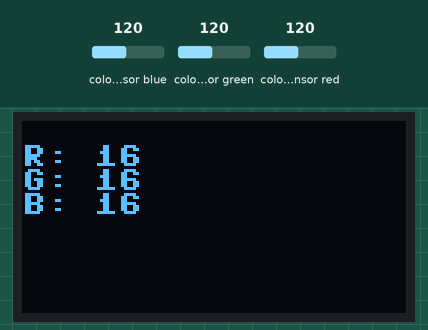
A program run on a simulated ESP32 board running MicroPython. Shown: 128×64 one-colour display. The inputs (shaded band) are chosen by the test bench; at power-on: colour sensor blue 120, colour sensor green 120, colour sensor red 120. Library files of the repository ran but are not shown: ssd1306.py, tcs34725.py; what the program prints to the serial console is not drawn.

Above: at 1.3 s.
1.4 s: colour sensor blue set to 5
At 3.2 s:
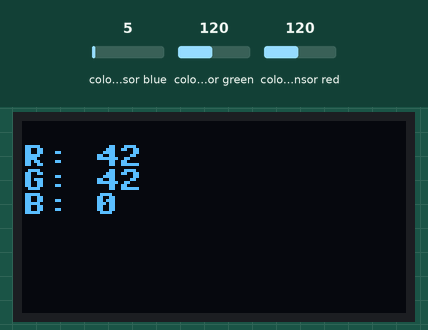
3.9 s: colour sensor green set to 5
At 5.2 s:
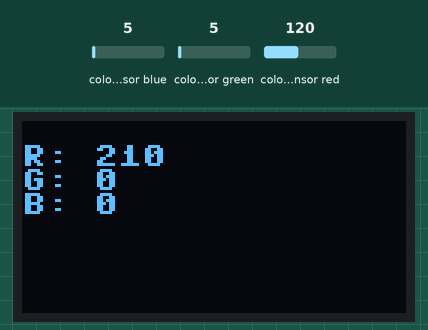
6.1 s: colour sensor red set to 64
At 8.0 s:
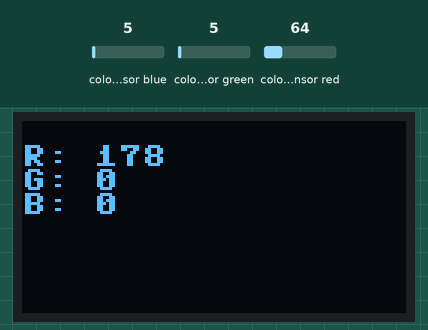
8.3 s: colour sensor blue set to 64
At 10.1 s:
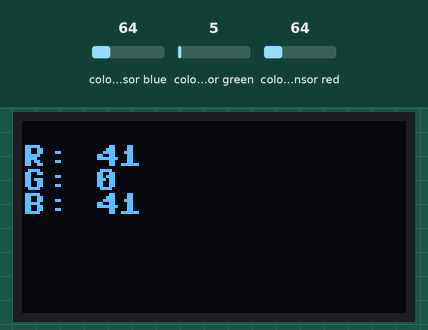
10.5 s: colour sensor green set to 128
At 12.0 s:
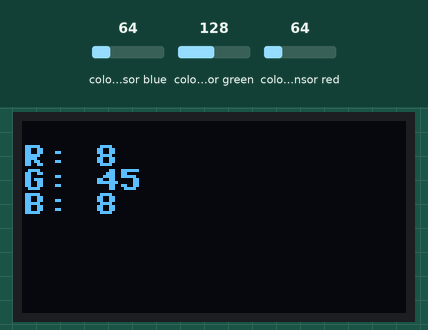
Timing chart, 0 to 13.5 s (numbered marks = the images above; inputs shaded):
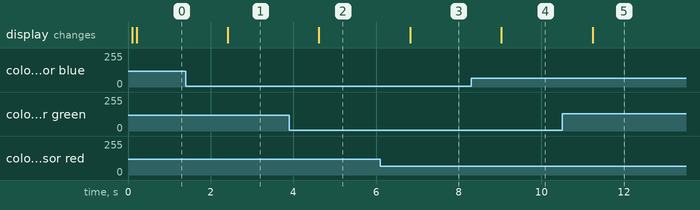

The program:

i2c_test.py
```python
import provided_code.ssd1306 as ssd1306
import provided_code.tcs34725 as tcs34725
import time
from machine import I2C, Pin

# Define I2C
i2c = I2C(scl=Pin(22), sda=Pin(23), freq=100000)

# Define olef
oled = ssd1306.SSD1306_I2C(128, 64, i2c)
oled.fill(0)

# Define rgb sensor
sensor = tcs34725.TCS34725(i2c)
#sensor.integration_time(10) #value between 2.4 and 614.4.
#sensor.gain(16) #must be a value of 1, 4, 16, 60

def color_rgb_bytes(color_raw):
    """Read the RGB color detected by the sensor.  Returns a 3-tuple of
    red, green, blue component values as bytes (0-255).
    NOTE: These values are normalized against 'clear', remove the division
    by 'clear' if you need the raw values.
    """
    r, g, b, clear = color_raw
    # Avoid divide by zero errors ... if clear = 0 return black
    if clear == 0:
        return (0, 0, 0)
    red   = int(pow((int((r/clear) * 256) / 255), 2.5) * 255)
    green = int(pow((int((g/clear) * 256) / 255), 2.5) * 255)
    blue  = int(pow((int((b/clear) * 256) / 255), 2.5) * 255)
    # Handle possible 8-bit overflow
    if red > 255:
        red = 255
    if green > 255:
        green = 255
    if blue > 255:
        blue = 255
    return (red, green, blue)

while True:
    # Read color sensor
    r,g,b = color_rgb_bytes(sensor.read(True))

    # Show results on OLED
    oled.fill(0)
    oled.text('R: {}'.format(r), 0, 8)
    oled.text('G: {}'.format(g), 0, 16)
    oled.text('B: {}'.format(b), 0, 24)
    oled.show()

    # Print results
    answer = '>r:{} g:{} b:{}<'.format(r, g, b)
    print(answer, end='\n')

    # Wait 1 second before repeating
    time.sleep(1)
```

Measured:
- after the input at 1.4 s, the display: changes after 1.0 s (image 1)
- after the input at 3.9 s, the display: changes after 0.72 s (image 2)
- after the input at 6.1 s, the display: changes after 0.73 s (image 3)
- after the input at 8.3 s, the display: changes after 0.73 s (image 4)
- after the input at 10.5 s, the display: changes after 0.74 s (image 5)
